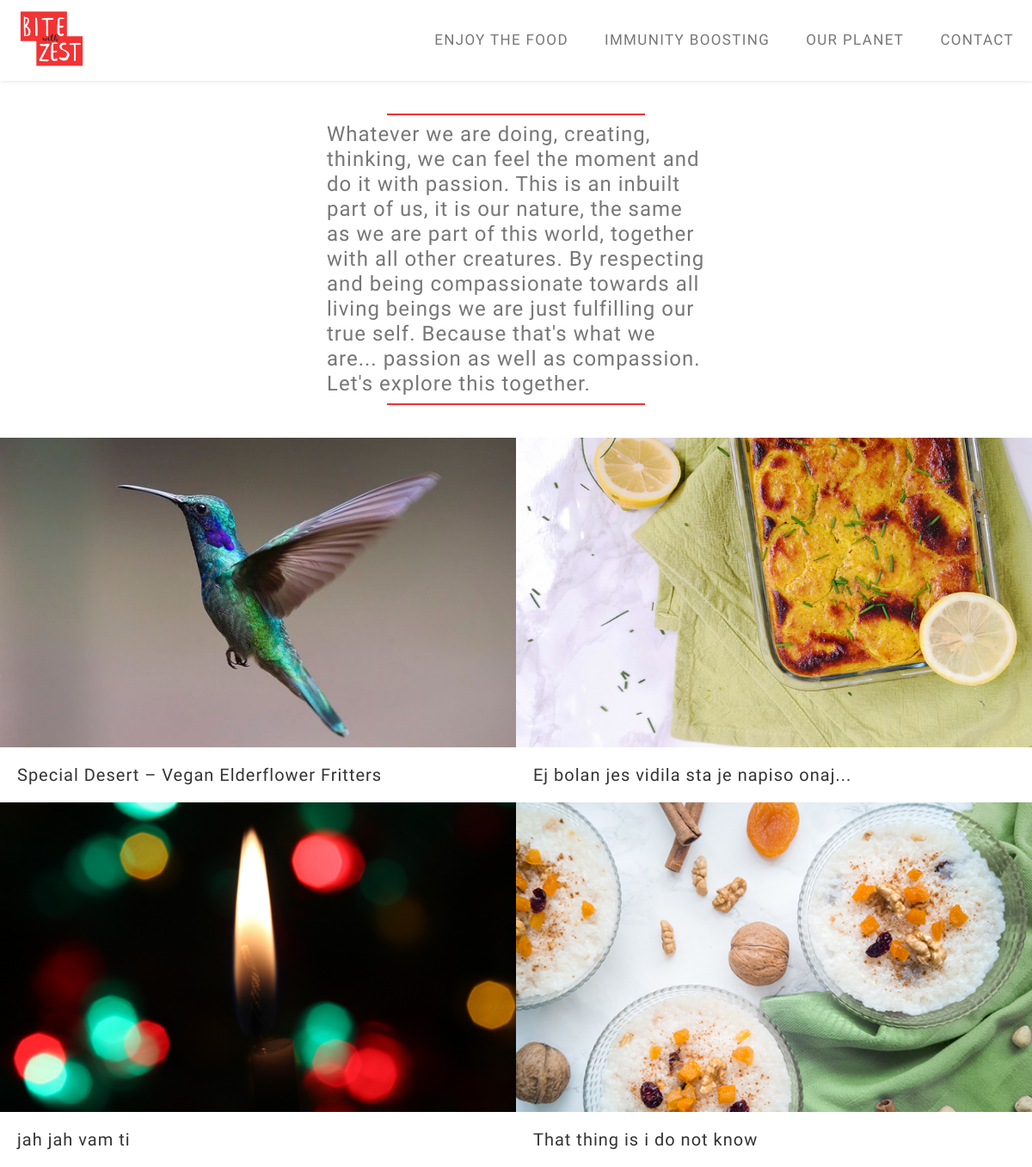
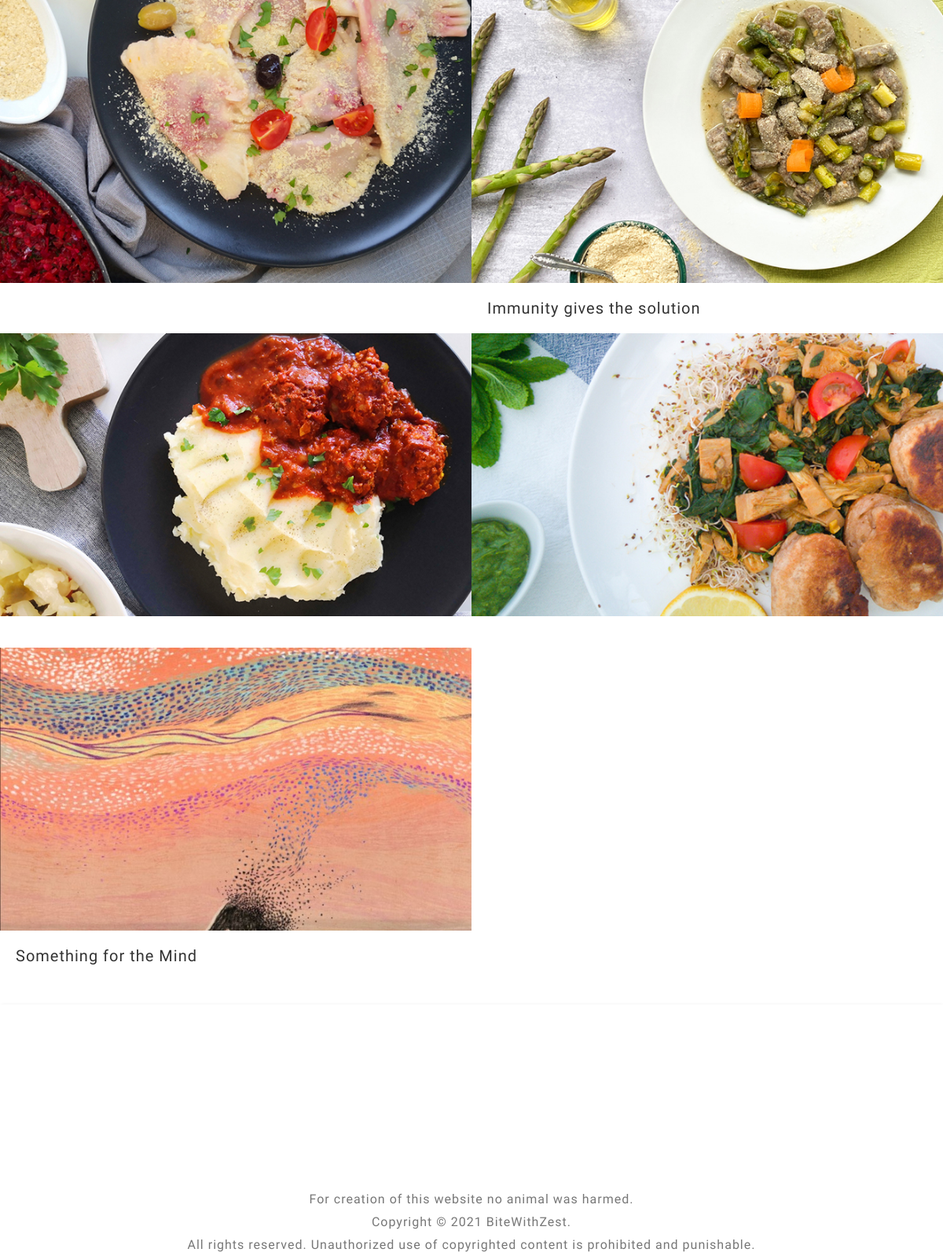
The page / on the database its author committed (2 pictures, top to bottom).
### blog/models.py (models this page shows, shortened)
class Category(models.Model):
    description = models.CharField(max_length=200, unique=True)
    status = models.IntegerField(choices=STATUS, default=0)
    slug = models.SlugField(max_length=200,unique=True, default='')
    class Meta:
        verbose_name_plural = 'Categories'

class Post(models.Model):
    titleplus = models.CharField(max_length=200, default='')
    slug = models.SlugField(max_length=200, unique=True)
    author = models.ForeignKey(User, on_delete= models.CASCADE,related_name='blog_posts')
    updated_on = models.DateTimeField(auto_now= True)
    created_on = models.DateTimeField(auto_now_add=True)
    custom_date = models.DateTimeField(null= True,blank=True)
    category = models.CharField(max_length=200, choices=category_list, default='')
    subcategory = models.CharField(max_length=200, choices=subcategory_list, default='uncategorized')
    status = models.IntegerField(choices=STATUS, default=0)
    cardtype = models.IntegerField(choices=CARDTYPE, default=0)
    thumbnail = models.FileField(upload_to=path_and_rename,blank=True)
    thumbnail_desc = models.CharField(max_length=200,default='',blank=True)
    intro_pic= models.FileField(upload_to=path_and_rename_intro,blank=True)
    intro_pic_desc = models.CharField(max_length=200,default='',blank=True)
    intro = RichTextField()
    title = models.CharField(max_length=200, unique=True)
    maintext = RichTextField(default='')
    intro1 = RichTextField(default='',blank=True)
    legend = RichTextField(default='',blank=True)
    add_pic = models.FileField(upload_to=path_and_rename_add,blank=True)
    add_pic_desc = models.CharField(max_length=200,default='',blank=True)
    ingredients = RichTextField(blank=True)
    preparationtext = RichTextField(default='',blank=True)
    main_pic = models.FileField(upload_to=path_and_rename_main,blank=True)
    main_pic_desc = models.CharField(max_length=200,default='',blank=True)
    tip = RichTextField(default='',blank=True)
    relates_to = models.ForeignKey('self', on_delete=models.CASCADE, default=1)
    relates_to_desc = models.CharField(max_length=300,default='',blank=True)
    outro = RichTextField(default='',blank=True)
    class Meta:
        ordering = ['-created_on']
        verbose_name_plural = 'Posts'

### blog/views.py (the view)
# urls.py: path('', views.PostList.as_view(), name='home'),
class PostList(generic.ListView):
    queryset = Post.objects.filter(status=1).order_by('-created_on')
    template_name = 'index.html'
    context_object_name = 'post_list'
    def get_context_data(self, **kwargs):
        context = super(PostList, self).get_context_data(**kwargs)
        shared_context(context)
        return context

### blog/views.py (called while the page is built)
def shared_context(context):
    cat_queryset = Category.objects.all()
    context['cat_list'] = cat_queryset.filter(status=1).order_by('-id')
    context['cat_list_asc'] = cat_queryset.filter(status=1).order_by('id')
    subcat_queryset = SubCategory.objects.all()
    context['subcat_list'] = subcat_queryset.filter(status=1).order_by('-id')
    context['subcat_list_asc'] = subcat_queryset.filter(status=1).order_by('id')
    post_queryset = Post.objects.all()
    context['post_cat_list'] = post_queryset.filter(status=1).order_by('-id')
    context['post_subcat_list'] = post_queryset.filter(status=1).order_by('id')
    context['related_posts'] = post_queryset

### blog/templates/index.html
{% extends "base.html" %}
{% block about %} {% include 'about.html' %} {% endblock about %}
{% block post_showcase %}
<div class="gallery">
  {% for post in post_list %}
      <a href="{% url 'post_detail' post.slug  %}" class="card">
        <div class="thumb" style="background-image: url(./media/post{{post.id}}/thumbs/post_thumb{{post.id}}.jpg);"></div>
        <article>
          <h1>{{ post.titleplus }}</h1>
        </article>
      </a>
    {% endfor %}
</div>
{% endblock  %}

### blog/templates/base.html (shortened to what this page needs)
{% load static %}
<!DOCTYPE html>
<html lang="en">
<head>
  <link rel="stylesheet" href="{% static 'css/style.css' %}" />
  <link rel="stylesheet" href="{% static 'css/responsive.css' %}" />
</head>
<body>
  <div class="wrapper">
    <div class="topnav" id="myTopnav">
      <div class="desc">
        {% for category in cat_list %}
        <div class="dropdown">
          <button class="dropbtn"><a href="{% url 'category_view' category.slug  %}" class="">{{category.description}}</a></button>
        </div>
        {% endfor %}
      </div>
      <div class="logo">
        <a href="/"><img src="{% static 'img/BWZ_logo_red_2.png' %}" alt="logo"></a>
      </div>
    </div>
    <div class="content">
      {% block about %}{% endblock about %}
      {% block post_showcase %}{% endblock post_showcase %}
    </div>
    {% block footer_showcase %}{% include 'footer.html' %} {% endblock %}
  </div>
</body>
</html>

### static/css/style.css (style rules this page uses)
:root { --yellow: #ffc600; --black: rgb(45, 73, 95); --grey: #777777; --red: #f33233; }
*, *:before, *:after { box-sizing: border-box; }
body { font-family: Raleway, sans-serif; letter-spacing: 1px; margin: 0; font-weight: 300; }
button { font-family: Raleway, sans-serif; }
h1,h2,h3,h4,h5,h6 { margin: 0,0,5px,0; }
.content { display: grid; }

### static/css/responsive.css (style rules this page uses)
img { max-width: 100%; }
.wrapper { display: grid; grid-template-rows: auto 1fr auto ; }
.topnav { overflow: hidden; background-color: #fff; box-shadow: 1px 1px 4px 0 rgba(0,0,0,.1); margin: auto 0 ; }
.topnav a { float: right; display: block; color: var(--grey); text-decoration: none; font-size: 17px; text-transform: uppercase; text-align: center; letter-spacing: 0.08em; }
.topnav .logo { display: block; float: left; padding: 10px 20px; text-decoration: none; }
.logo a img { max-width: 80px; }
.dropdown { float: right; overflow: hidden; }
.card article { padding: 20px; }
.card h1 { font-size: 20px; margin: 0; color: #333; font-weight: normal; }
.card .thumb { padding-bottom: 60%; background-size: cover; background-position: center center; }
.dropdown .dropbtn { font-size: 17px; border: none; color: var(--grey); background-color: inherit; line-height: 50px; text-transform: uppercase; letter-spacing: 0.08em; text-align: center; }
@media (min-width: 960px) { .dropdown .dropbtn { font-size: 17px; border: none; color: var(--grey); padding: 21px; background-color: inherit; line-height: 50px; text-transform: uppercase; letter-spacing: 0.08em; text-align: center; } }
@media (min-width: 960px) { .gallery { display: grid; grid-template-columns: repeat(auto-fit, minmax(450px, 1fr)); width: 100%; margin: 0 auto 30px 0; grid-template-rows: auto; } }
@media (min-width: 960px) { a { text-decoration: none; color: var(--black); } }

### rows shown on the page
Category: description "CONTACT"
Category: description "OUR PLANET"
Category: description "IMMUNITY BOOSTING"
Category: description "ENJOY THE FOOD"
Post: shows a picture, titleplus "Special Desert – Vegan Elderflower Fritters"
Post: shows a picture, titleplus "Ej bolan jes vidila sta je napiso onaj..."
Post: shows a picture, titleplus "jah jah vam ti"
Post: shows a picture, titleplus "That thing is i do not know"
Post: shows a picture
Post: shows a picture, titleplus "Immunity gives the solution"
Post: shows a picture
Post: shows a picture
Post: shows a picture, titleplus "Something for the Mind"
